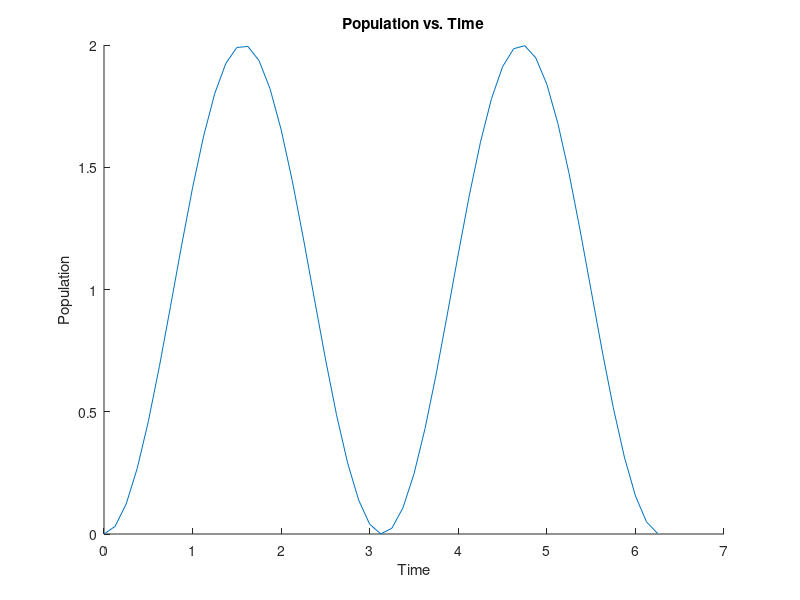

The MATLAB script that drew this image:

% **********************************
% *                                *
% * June 8, 2023                   *
% * TED College                    *
% * Spin Boson Model               *
% * 2st Version                    *
% *                                *
% * Here I study the dynamics      *
% * of qubit-three level system    *
% *                                *
% *                                *
% **********************************

tic;
clc;
hold on

% **********************************
% Constants:

d_qubit = 2;

% =============================================================== change
d_oscillator = 3;

T = 2 * pi ;          % Totoal Time, (2 * pi) for a complete rotation 
step = 1/8 ;          % Powers of 2 : 16, 32, 64, ...

% **********************************
% Variables:

% **************
% States:

psi_qubit = zeros(d_qubit, 1);
psi_qubit(1) = 1;

psi_oscillator = zeros(d_oscillator, 1);
% =============================================================== change
psi_oscillator(3) = 1;

psi = kron(psi_qubit, psi_oscillator);
Rho = psi * psi';
% psi'

% **************
% Operators:

vec1 = sqrt(1: d_qubit - 1);
sigma = diag(vec1, +1);
I_qubit = eye(d_qubit);
% sigma'

vec2 = sqrt(1: d_oscillator - 1);
a = diag(vec2, +1);
I_oscillator = eye(d_oscillator);
% a'

% **********************************
% Correlation Matrix:

% =============================================================== change
A = cell(1, 6);
C = cell(6, 6);

% =============================================================== change
A{1, 1} = kron(I_qubit, I_oscillator);
A{1, 2} = kron(I_qubit, a);
A{1, 3} = kron(I_qubit, a * a);
A{1, 4} = kron(sigma, I_oscillator);
A{1, 5} = kron(sigma, a);
A{1, 6} = kron(sigma, a * a); 

% =============================================================== change
for i = 1:6
    for j = 1:6
        
        C{i, j} = A{1, i}' * A{1, j};
    end
end

% **********************************
% Initial value for C:

% =============================================================== change
C_init = zeros(36, 1);

% =============================================================== change
k = 0;
for i = 1:6
    for j = 1:6
        
        k = k+1;
        C_init(k) = trace(Rho * C{i,j});
    end
end

% **********************************
% Lindbladian:

% =============================================================== change
W = [0, 0, 0, 0, 0, 0;
     0, 0, 0, 1, 0, 0;
     0, 0, 0, 0, 1, 0;
     0, 1, 0, 0, 0, 0;
     0, 0, 1, 0, 0, 0;
     0, 0, 0, 0, 0, 0];

% =============================================================== change
L = 1i * (kron(W,eye(6)) - kron(eye(6), W.'));

% **********************************
% Main Body:

Time = 0: step: T;

resultC_a = zeros(round((1/step) * T), 1);
resultC_sigma = zeros(round((1/step) * T), 1);

counter = 1;

for time = 0: step: T
    
    co = expm(L * time);
    result = co * C_init;
    
    % =============================================================== change
    % Populations: 
    resultC_a(counter, 1) = result(8, 1);     % a^dagger a
    resultC_sigma(counter, 1) = result(22, 1);    % sigma^dagger sigma
    
    disp('--------------------------');
    disp('I am here:');
    disp(time);
    
    counter = counter + 1;
end
% disp(resultC_a);
% disp(resultC_sigma);

% **********************************
% Plot:

% plot(Time, real(resultC_a));
% title('Population vs. Time');
% xlabel("Time") ;
% ylabel("Population") ;

plot(Time, real(resultC_sigma));
title('Population vs. Time');
xlabel("Time") ;
ylabel("Population") ;

% **********************************
% Code RunTime:

elapsed_Time = toc;
disp('Run Time (minute):');
disp(elapsed_Time / 60);
